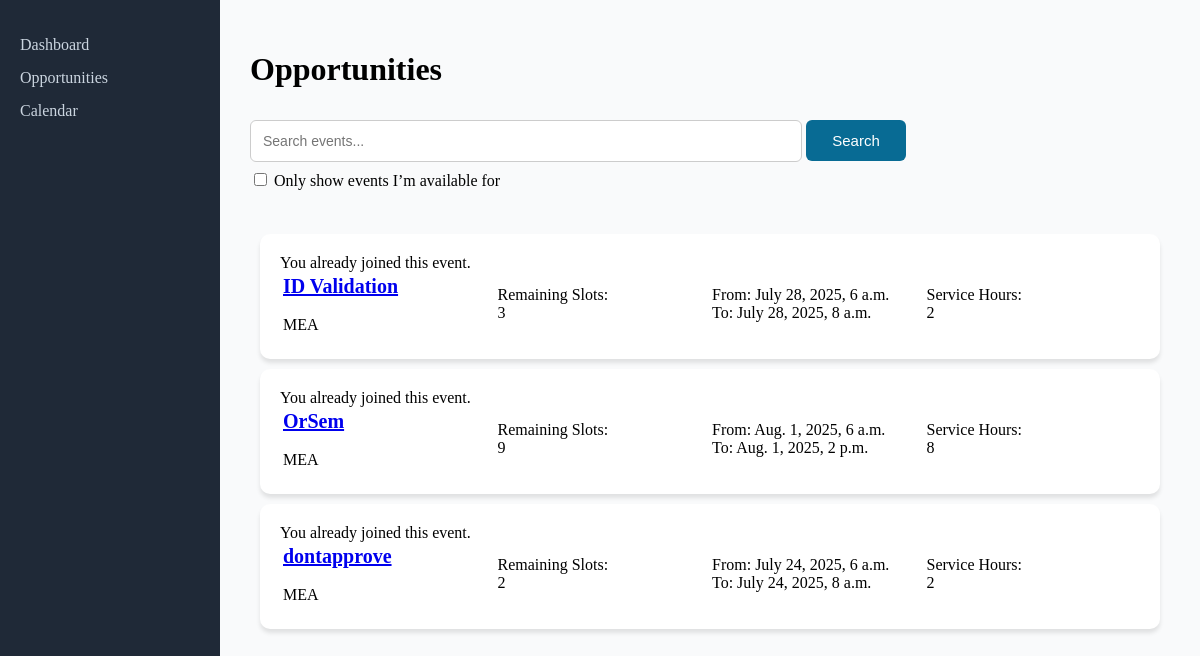
The page /student_opportunities/ (signed in) on the database its author committed.
### core/models.py (models this page shows)
class Event(models.Model):
    name = models.CharField(max_length=100)
    description = models.TextField()
    location = models.CharField(max_length=50)
    service_hours = models.IntegerField()
    number_of_students = models.IntegerField()
    role_descriptions = models.TextField()
    start_datetime = models.DateTimeField()
    end_datetime = models.DateTimeField()
    organizer = models.ForeignKey(
        OrgProfile, on_delete=models.CASCADE, related_name="events"
    )
    approved = models.BooleanField(default=False)
    students = models.ManyToManyField(
        StudentProfile, through="Participation", related_name="events"
    )
    def remaining_slots(self):
        assigned_count = self.participation_set.count()
        return max(0, self.number_of_students - assigned_count)
    def is_user_in_event(self, user):
        try:
            student_profile = user.studentprofile
        except StudentProfile.DoesNotExist:
            return False
        return Participation.objects.filter(
            student=student_profile, event=self
        ).exists()

class OrgProfile(models.Model):
    user = models.OneToOneField(User, on_delete=models.CASCADE)
    name = models.CharField(max_length=100)

### core/views.py (the view, shortened to what this page needs)
# urls.py: path("student_opportunities/", views.student_opportunities, name="student_opportunities"),
@login_required
def student_opportunities(request):
    user = request.user
    try:
        student_profile = user.studentprofile
    except StudentProfile.DoesNotExist:
        student_profile = None
        return redirect("login_view")
    now = timezone.now()
    search_query = request.GET.get("search", "")
    events = Event.objects.filter(start_datetime__gt=now, approved=True)
    if search_query:
        events = events.filter(name__icontains=search_query)
    user_event_status = {}
    filter_conflicts = request.GET.get("filter_conflicts") == "on"
    for event in events:
        user_event_status[event.id] = event.is_user_in_event(user)
    context = {
        "student": student_profile,
        "events": events,
        "user_event_status": user_event_status,
        "search_query": search_query,
        "filter_conflicts": filter_conflicts,
    }
    if request.method == "GET":
        template = loader.get_template("core/student_opportunities.html")
        return HttpResponse(template.render(context, request))

### core/templatetags/custom_filters.py (called while the page is built)
@register.filter
def get_item(dictionary, key):
    return dictionary.get(key)

### core/templates/core/student_opportunities.html (shortened to what this page needs)
{% load custom_filters %}
<div class="sidebar">
  <ul>
  <li><a href="/student_dashboard">Dashboard</a></li>
  <li><a href="/student_opportunities">Opportunities</a></li>
  <li><a href="/student_calendar">Calendar</a></li>
  </ul>
</div>
<div class="main-content">
<h1>Opportunities</h1>
<form method="get" action="{% url 'student_opportunities' %}">
    <input type="text" name="search" placeholder="Search events..." value="{{ request.GET.search }}">
    <button type="submit">Search</button>
    <br>
    <label>
        <input type="checkbox" name="filter_conflicts" {% if filter_conflicts %}checked{% endif %}>
        Only show events I’m available for
    </label>
</form>
<br/>
{% if events %}
    {% for event in events %}
        <div class="event_cell">
          <table class="per_event">
          <tr>
          <td>
          <a href="/student_opportunities_details/{{ event.id }}"><div id="event-name">{{ event.name }}</div></a>
          <br>
          <div id="event-organizer">{{ event.organizer.name }}</div></td>
          <td><div id="event-slots">Remaining Slots: <br>{{ event.remaining_slots }}</div></td>
          <td><div id="event-time">
            From: {{ event.start_datetime }}
            <br>
            To: {{ event.end_datetime }}
          <td>Service Hours: <br>{{ event.service_hours }}</td>
            </div>
          </td>
          </tr>
          <tr>
            {% if user_event_status|get_item:event.id %}
            <div>You already joined this event.</div>
        {% else %}
            <div>You have not joined this event.</div>
        {% endif %}</tr>
          </table>
          </div>
    {% endfor %}
{% endif %}
</div>

### core/templates/core/student_opportunities.html (style rules this page uses)
.sidebar { width: 220px; height: 100vh; background-color: #1f2937; color: #fff; padding: 20px; box-sizing: border-box; position: fixed; }
.sidebar ul { list-style-type: none; padding: 0; }
.sidebar ul li { margin: 15px 0; }
.sidebar ul li a { color: #cbd5e0; text-decoration: none; font-size: 16px; display: block; transition: 0.3s; }
.main-content { margin-left: 220px; padding: 30px; flex-grow: 1; background-color: #f9fafb; height: 100vh; box-sizing: border-box; overflow-y: scroll; }
.event_cell { background-color: white; padding: 20px; border-radius: 10px; box-shadow: 0 4px 4px rgba(0, 0, 0, 0.1); margin: 10px; }
.event_cell #event-name { font-weight: bold; font-size: 20px; }
.per_event { width: 100%; }
.per_event td { width: 200px; }
input[type="text"] { width: 60%; padding: 12px; margin: 8px 0; border: 1px solid #ccc; border-radius: 6px; font-size: 14px; }
button { width: 100px; padding: 12px; background-color: #086b94; border: none; border-radius: 6px; color: white; font-size: 15px; cursor: pointer; margin-top: 10px; }

### rows shown on the page
Event: name "ID Validation", organizer.name "MEA", remaining_slots "3", start_datetime "July 28, 2025, 6 a.m.", end_datetime "July 28, 2025, 8 a.m.", service_hours "2", shows "You already joined this event."
Event: name "OrSem", organizer.name "MEA", remaining_slots "9", start_datetime "Aug. 1, 2025, 6 a.m.", end_datetime "Aug. 1, 2025, 2 p.m.", service_hours "8", shows "You already joined this event."
Event: name "dontapprove", organizer.name "MEA", remaining_slots "2", start_datetime "July 24, 2025, 6 a.m.", end_datetime "July 24, 2025, 8 a.m.", service_hours "2", shows "You already joined this event."
